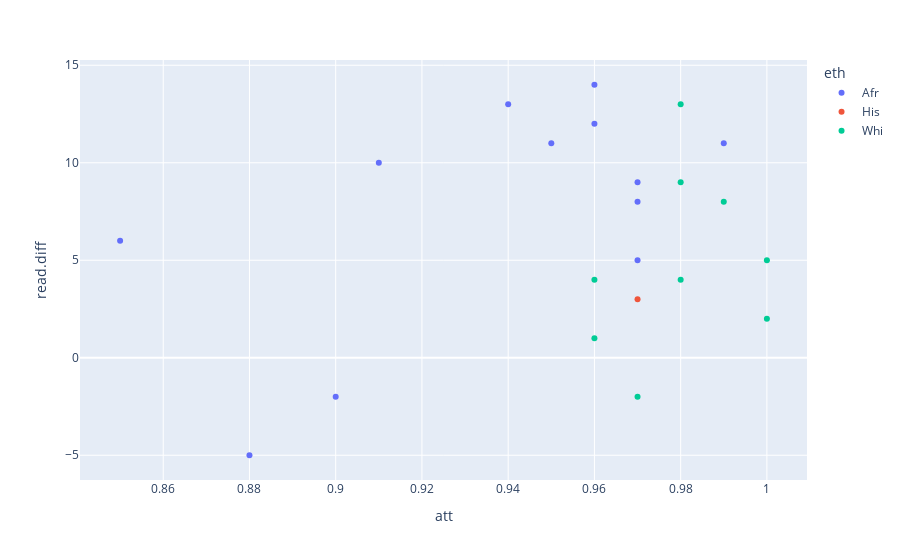

The cell this chart's notebook holds for it:
### Markdown cell above
4. **(1 PT)** Create a scatterplot using the `plotly` library to examine how attendance proportion (*att*; x variable) is related to the difference between 6th and 5th-grade reading scores (*read.6 - read.5*) and whether the relationship is different depending on ethnicity.

### Code cell
df['read.diff'] = df['read.6'] - df['read.5']
fig = px.scatter(df, x = 'att', y = 'read.diff', color = 'eth')
fig.show()

### Figure 1 — Plotly figure (JSON) as saved in the notebook; plotly's stock layout.template omitted (floating-point values rounded to 4 significant figures)
{"data": [{"hovertemplate": "eth=Afr<br>att=%{x}<br>read.diff=%{y}<extra></extra>", "legendgroup": "Afr", "marker": {"color": "#636efa", "symbol": "circle"}, "mode": "markers", "name": "Afr", "orientation": "v", "showlegend": true, "type": "scatter", "x": [0.94, 0.91, 0.97, 0.88, 0.85, 0.9, 0.97, 0.97, 0.96, 0.99, 0.95, 0.96], "xaxis": "x", "y": [13, 10, 8, -5, 6, -2, 9, 5, 12, 11, 11, 14], "yaxis": "y"}, {"hovertemplate": "eth=His<br>att=%{x}<br>read.diff=%{y}<extra></extra>", "legendgroup": "His", "marker": {"color": "#EF553B", "symbol": "circle"}, "mode": "markers", "name": "His", "orientation": "v", "showlegend": true, "type": "scatter", "x": [0.97], "xaxis": "x", "y": [3], "yaxis": "y"}, {"hovertemplate": "eth=Whi<br>att=%{x}<br>read.diff=%{y}<extra></extra>", "legendgroup": "Whi", "marker": {"color": "#00cc96", "symbol": "circle"}, "mode": "markers", "name": "Whi", "orientation": "v", "showlegend": true, "type": "scatter", "x": [0.98, 0.96, 0.99, 1, 0.97, 0.98, 1, 0.96, 0.98], "xaxis": "x", "y": [13, 4, 8, 5, -2, 9, 2, 1, 4], "yaxis": "y"}], "layout": {"legend": {"title": {"text": "eth"}, "tracegroupgap": 0}, "margin": {"t": 60}, "xaxis": {"anchor": "y", "domain": [0, 1], "title": {"text": "att"}}, "yaxis": {"anchor": "x", "domain": [0, 1], "title": {"text": "read.diff"}}}}
